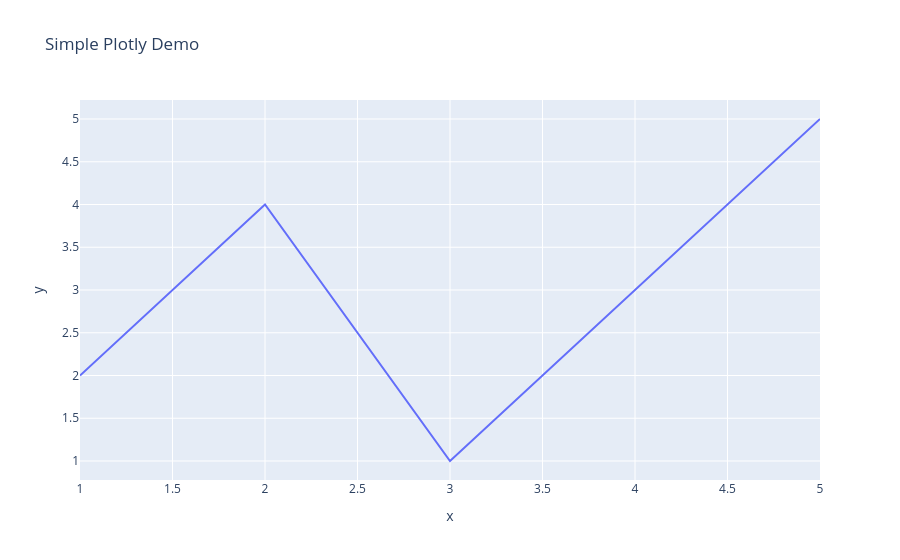

Notebook source saved alongside this figure:
### Markdown cell above
# Two Truths and a Lie
## Part IV

Follow the code below as a template to insert your header explanatory text and output your figure in HTML.

### Code cell
import pandas as pd
import plotly.express as px

df = pd.DataFrame({'x': [1, 2, 3, 4, 5], 'y': [2, 4, 1, 3, 5]})
fig = px.line(df, x='x', y='y', title='Simple Plotly Demo')
fig.show()

### Figure 1 — Plotly figure (JSON) as saved in the notebook; plotly's stock layout.template omitted (floating-point values rounded to 4 significant figures)
{"data": [{"hovertemplate": "x=%{x}<br>y=%{y}<extra></extra>", "legendgroup": "", "line": {"color": "#636efa", "dash": "solid"}, "marker": {"symbol": "circle"}, "mode": "lines", "name": "", "orientation": "v", "showlegend": false, "type": "scatter", "x": [1, 2, 3, 4, 5], "xaxis": "x", "y": [2, 4, 1, 3, 5], "yaxis": "y"}], "layout": {"legend": {"tracegroupgap": 0}, "title": {"text": "Simple Plotly Demo"}, "xaxis": {"anchor": "y", "domain": [0, 1], "title": {"text": "x"}}, "yaxis": {"anchor": "x", "domain": [0, 1], "title": {"text": "y"}}}}
